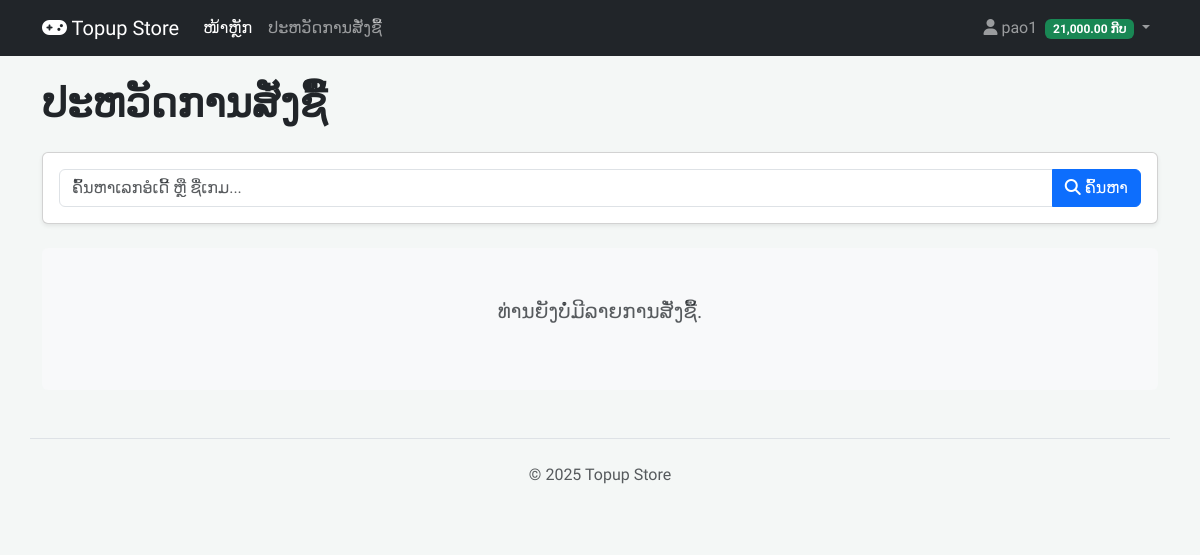
/frontend/history.php (signed in), run on an earlier commit of the app's database.
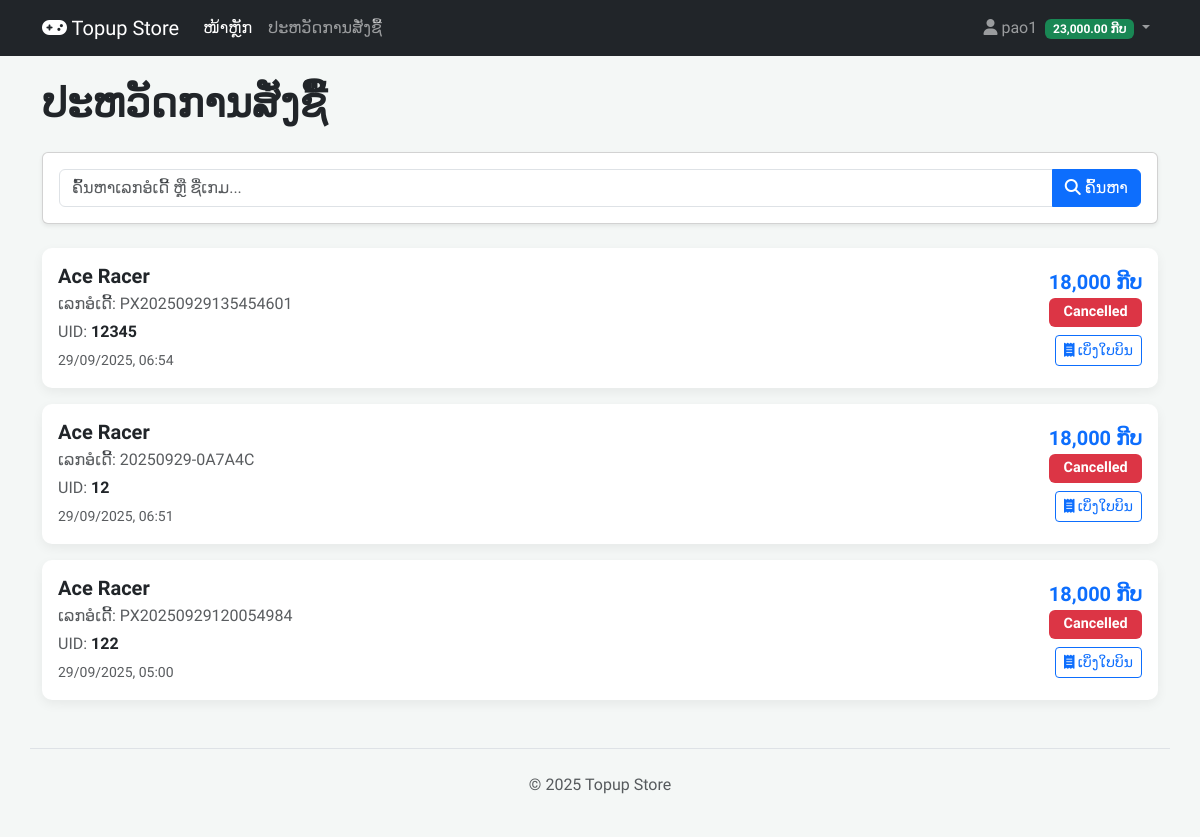
And on a later commit of the database.
### tables this page shows
CREATE TABLE `members` (
  `id` int(11) NOT NULL,
  `username` varchar(50) NOT NULL,
  `password` varchar(255) NOT NULL,
  `wallet_balance` decimal(10,2) NOT NULL DEFAULT 0.00,
  `created_at` timestamp NOT NULL DEFAULT current_timestamp()
);

CREATE TABLE `orders` (
  `id` int(11) NOT NULL,
  `order_code` varchar(20) NOT NULL,
  `member_id` int(11) NOT NULL,
  `package_id` int(11) NOT NULL,
  `game_user_info` longtext NOT NULL CHECK (json_valid(`game_user_info`)),
  `amount` decimal(10,2) NOT NULL,
  `profit` decimal(10,2) NOT NULL,
  `balance_before` decimal(10,2) NOT NULL,
  `balance_after` decimal(10,2) NOT NULL,
  `status` enum('pending','processing','completed','cancelled') NOT NULL DEFAULT 'pending',
  `api_response_message` text DEFAULT NULL,
  `api_transaction_id` varchar(255) DEFAULT NULL,
  `api_sn` varchar(255) DEFAULT NULL,
  `provider_status` varchar(64) DEFAULT NULL,
  `error_message` varchar(255) DEFAULT NULL,
  `attempts` int(11) NOT NULL DEFAULT 0,
  `last_checked_at` datetime DEFAULT NULL,
  `created_at` timestamp NOT NULL DEFAULT current_timestamp()
);

CREATE TABLE `games` (
  `id` int(11) NOT NULL,
  `name` varchar(100) NOT NULL,
  `description` text DEFAULT NULL,
  `image_url` varchar(255) DEFAULT NULL,
  `status` enum('active','inactive') NOT NULL DEFAULT 'active',
  `api_supplier_id` int(11) DEFAULT NULL,
  `api_operator_code` varchar(100) DEFAULT NULL,
  `default_markup` int(11) NOT NULL DEFAULT 15
);

### frontend/history.php (the view, shortened to what this page needs)
<?php
require_once 'header.php';
$member_id = $_SESSION['member_id'];
$search_term = isset($_GET['search']) ? trim($_GET['search']) : '';
$sql = "SELECT
            o.id,
            o.order_code,
            o.created_at,
            o.game_user_info,
            o.amount,
            o.status,
            g.name AS game_name,
            p.name AS package_name
        FROM orders AS o
        JOIN game_packages AS p ON o.package_id = p.id
        JOIN games AS g ON p.game_id = g.id
        WHERE o.member_id = ?";
$sql .= " ORDER BY o.created_at DESC";
$stmt = $conn->prepare($sql);
if (!empty($search_term)) {
    $search_param = "%{$search_term}%";
    $stmt->bind_param("iss", $member_id, $search_param, $search_param);
} else {
    $stmt->bind_param("i", $member_id);
}
$stmt->execute();
$history_result = $stmt->get_result();
?>
<h1 class="mb-4 fw-bold">ປະຫວັດການສັ່ງຊື້</h1>
<div class="card shadow-sm mb-4">
    <div class="card-body">
        <form method="GET" action="history.php">
            <div class="input-group">
                <input type="text" name="search" class="form-control" placeholder="ຄົ້ນຫາເລກອໍເດີ້ ຫຼື ຊື່ເກມ..." value="<?php echo htmlspecialchars($search_term); ?>">
                <button class="btn btn-primary" type="submit"><i class="fas fa-search"></i> ຄົ້ນຫາ</button>
            </div>
        </form>
    </div>
</div>
<div class="history-list">
    <?php if ($history_result && $history_result->num_rows > 0): ?>
        <?php while($order = $history_result->fetch_assoc()):
            $uid_display = '';
            $user_info_array = json_decode($order['game_user_info'], true);
            if (json_last_error() === JSON_ERROR_NONE) {
                foreach ($user_info_array as $key => $value) {
                    if (stripos($key, 'id') !== false || stripos($key, 'uid') !== false) {
                         $uid_display = htmlspecialchars($value);
                         break;
                    }
                }
            }
        ?>
            <div class="history-item">
                <div class="d-flex align-items-center p-3">
                    <div class="flex-grow-1">
                        <h5 class="mb-1 fw-bold"><?php echo htmlspecialchars($order['game_name']); ?></h5>
                        <p class="mb-1 text-muted">ເລກອໍເດີ້: <?php echo htmlspecialchars($order['order_code']); ?></p>
                        <?php if (!empty($uid_display)): ?>
                            <p class="mb-1 text-muted">UID: <span class="fw-bold text-dark"><?php echo $uid_display; ?></span></p>
                        <?php endif; ?>
                        <small class="text-muted"><?php echo date('d/m/Y, H:i', strtotime($order['created_at'])); ?></small>
                    </div>
                    <div class="text-end ms-3">
                        <h5 class="fw-bold text-primary mb-1"><?php echo number_format($order['amount']); ?> ກີບ</h5>
                        <?php
                            $status = $order['status'];
                            $badge_class = 'bg-secondary';
                            if ($status == 'pending') $badge_class = 'bg-warning text-dark';
                            elseif ($status == 'processing') $badge_class = 'bg-info text-dark';
                            elseif ($status == 'completed') $badge_class = 'bg-success';
                            elseif ($status == 'cancelled') $badge_class = 'bg-danger';
                            echo "<span class='badge {$badge_class} status-badge'>" . htmlspecialchars(ucfirst($status)) . "</span>";
                        ?>
                        <div class="mt-2">
                            <button class="btn btn-sm btn-outline-primary" data-bs-toggle="modal" data-bs-target="#receiptModal"
                                data-order='<?php echo json_encode($order, JSON_UNESCAPED_UNICODE); ?>'>
                                <i class="fas fa-receipt"></i> ເບິ່ງໃບບິນ
                            </button>
                        </div>
                    </div>
                </div>
            </div>
        <?php endwhile; ?>
    <?php else: ?>
        <div class="text-center p-5 bg-light rounded">
            <p class="fs-5 text-muted">ທ່ານຍັງບໍ່ມີລາຍການສັ່ງຊື້.</p>
        </div>
    <?php endif; ?>
</div>
</main>
<footer class="container mt-5 py-4 text-center text-muted border-top">
    <p>&copy; <?php echo date('Y'); ?> Topup Store</p>
</footer>
</body>
</html>

### frontend/header.php (shortened to what this page needs)
<?php
require_once 'db.php';
$member_id = $_SESSION['member_id'];
$wallet_balance = 0;
if (isset($conn) && $conn instanceof mysqli) {
    $stmt = $conn->prepare("SELECT wallet_balance FROM members WHERE id = ?");
    if ($stmt) {
        $stmt->bind_param("i", $member_id);
        $stmt->execute();
        $result = $stmt->get_result();
        if ($result->num_rows > 0) {
            $member = $result->fetch_assoc();
            $wallet_balance = $member['wallet_balance'] ?? 0;
        }
    }
}
?>
<!DOCTYPE html>
<html lang="lo">
<head>
    <link href="https://cdn.jsdelivr.net/npm/bootstrap@5.3.3/dist/css/bootstrap.min.css" rel="stylesheet">
    <link rel="stylesheet" href="https://cdnjs.cloudflare.com/ajax/libs/font-awesome/6.5.1/css/all.min.css">
</head>
<body>
<nav class="navbar navbar-expand-lg navbar-dark bg-dark sticky-top">
    <div class="container">
        <a class="navbar-brand" href="index.php"><i class="fas fa-gamepad"></i> Topup Store</a>
        <div class="collapse navbar-collapse" id="navbarNav">
            <ul class="navbar-nav me-auto mb-2 mb-lg-0">
                <li class="nav-item"><a class="nav-link active" href="index.php">ໜ້າຫຼັກ</a></li>
                <li class="nav-item"><a class="nav-link" href="history.php">ປະຫວັດການສັ່ງຊື້</a></li>
            </ul>
            <ul class="navbar-nav">
                <li class="nav-item dropdown">
                    <a class="nav-link dropdown-toggle" href="#" role="button" data-bs-toggle="dropdown">
                        <i class="fas fa-user"></i> <?php echo htmlspecialchars($_SESSION['member_username']); ?>
                        <span class="badge bg-success ms-1"><?php echo number_format($wallet_balance, 2); ?> ກີບ</span>
                    </a>
                </li>
            </ul>
        </div>
    </div>
</nav>
<main class="container mt-4">

### frontend/header.php (style rules this page uses)
body { font-family: 'Kanit', sans-serif; background-color: #f4f7f6; }

### frontend/history.php (style rules this page uses)
.history-item { background-color: #fff; border-radius: 10px; box-shadow: 0 4px 12px rgba(0,0,0,0.06); transition: all 0.2s ease-in-out; margin-bottom: 1rem; }
.status-badge { font-size: 0.9rem; padding: 0.5em 1em; }

What changed in the data, as far as the page shows it:
changed members: wallet_balance "21,000.00" → "23,000.00"
added orders: games.name "Ace Racer", order_code "PX20250929135454601", game_user_info "12345", created_at "29/09/2025, 06:54", amount "18,000", status "Cancelled"
added orders: games.name "Ace Racer", order_code "20250929-0A7A4C", game_user_info "12", created_at "29/09/2025, 06:51", amount "18,000", status "Cancelled"
added orders: games.name "Ace Racer", order_code "PX20250929120054984", game_user_info "122", created_at "29/09/2025, 05:00", amount "18,000", status "Cancelled"
Also different on the page:
text no longer shown: "ທ່ານຍັງບໍ່ມີລາຍການສັ່ງຊື້."
